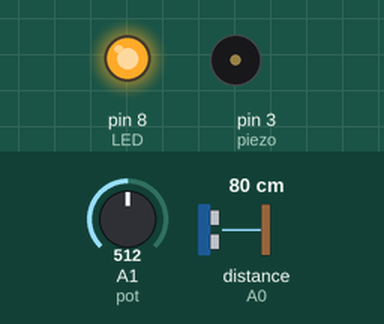
The sketch below on a simulated Arduino Uno, built with avr-gcc and run on an emulated ATmega328P. Parts: output pins drawn as LEDs (lit = HIGH), buzzer (waves = sounding, pin HIGH). Wiring (inferred from the names in the program): ultrasonic range finder: trigger pin 6; echo A0. Inputs (shaded band) come from the test bench; at power-on: distance to the obstacle (sensor on A0) 80 cm, A1 (pot) = 512. The echo pulse lasts 58.3 µs per cm; pins used as bus, display or sensor lines are not drawn.

Above: at 3.8 s.
3.9 s: distance to the obstacle (sensor on A0) set to 195 cm
7.8 s: distance to the obstacle (sensor on A0) set to 205 cm
At 9.8 s:
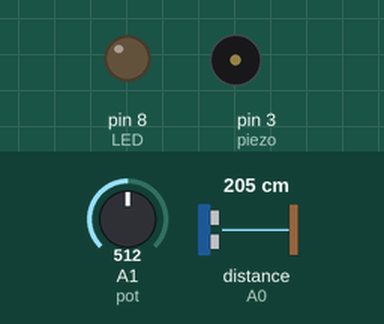
11.7 s: distance to the obstacle (sensor on A0) set to 2 cm
At 14.5 s:
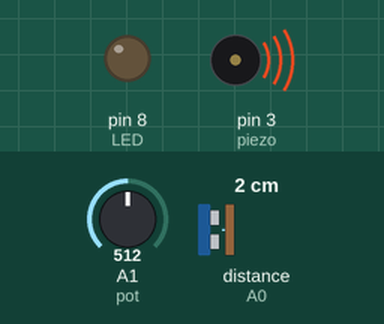
17.2 s: distance to the obstacle (sensor on A0) set to 250 cm
At 18.1 s:
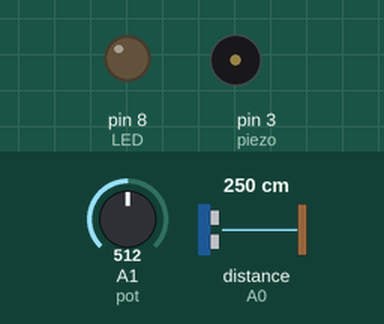
Timing chart, 0 to 20.2 s (numbered marks = the images above; inputs shaded):
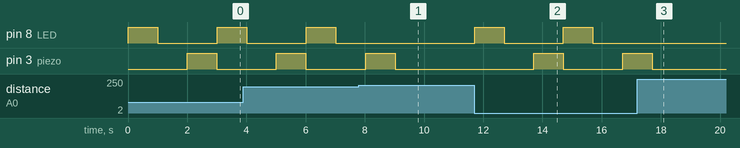

The sketch:

210415_hw2.ino
```cpp
double duration,distance;
int trigPin = 6;
int pot = A1;
int echoPin = A0;
int LED = 8;
int piezo = 3;
double max_distance ;

void setup() {
  pinMode(LED, OUTPUT);
  pinMode(trigPin,OUTPUT);
  pinMode(echoPin,INPUT);
  pinMode(piezo, OUTPUT);
}

void loop() {

  max_distance = map(analogRead(pot), 0, 1023, 2, 400);
  digitalWrite(trigPin,LOW);
  delayMicroseconds(2);
  digitalWrite(trigPin,HIGH);
  delayMicroseconds(10);
  digitalWrite(trigPin,LOW);

  duration = pulseIn(echoPin, HIGH);
  distance = duration / 29 / 2;


  if(distance < max_distance ){
    digitalWrite(LED,HIGH);
    delay(1000);
    digitalWrite(LED,LOW);
    delay(1000);
    digitalWrite(piezo,HIGH);
    delay(1000);
    digitalWrite(piezo,LOW);
  }
}
```

Measured:
- the behaviour switches between 200 and 201 cm on distance to the obstacle (sensor on A0) (found by bisection; images 0 and 1)
- after the input at 7.8 s, pin 8 (LED): stays LOW (without the input it goes to HIGH after 1.2 s); pin 3 (piezo): goes on until 9.0 s, then stays LOW
- after the input at 11.7 s, pin 8 (LED): alternates HIGH for 1.0 s and LOW for 2.0 s, starting at once; pin 3 (piezo): LOW → HIGH after 2.0 s, → LOW 1.0 s later, → HIGH 2.0 s later
- after the input at 17.2 s, pin 8 (LED): stops changing and stays LOW; pin 3 (piezo): goes on until 17.7 s, then stays LOW
